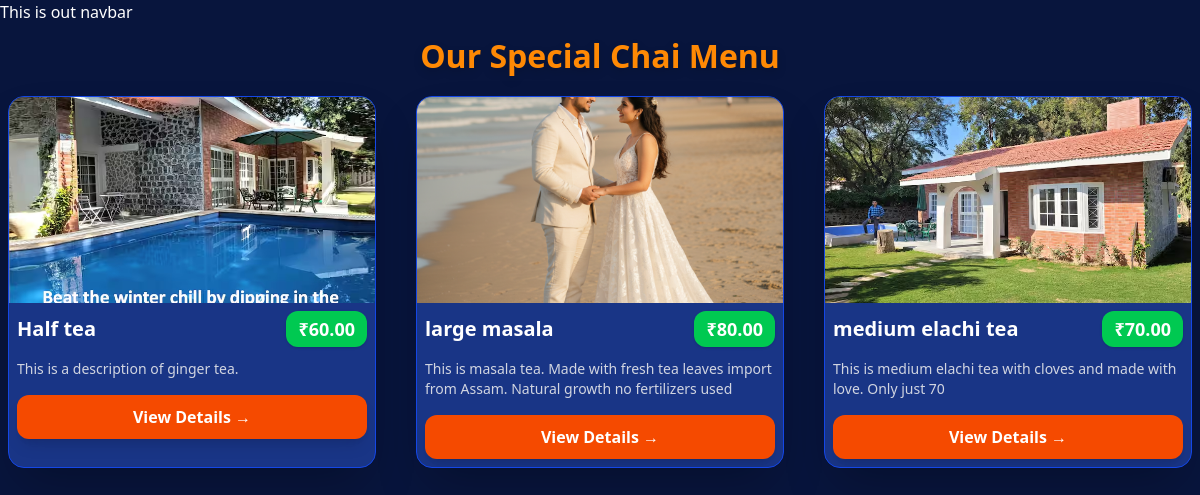
The app's page /chai/ with its own data.
### chai/models.py (models this page shows, shortened)
class ChaiVarity(models.Model):
    CHAI_TYPE_CHOICE = [
        ('ML', 'MASALA'),
        ('GR', 'GINGER'),
        ('KL', 'KIWI'),
        ('PL', 'PLAIN'),
        ('EL', 'ELACHI'),
    ]
    name = models.CharField(max_length=100)
    image = models.ImageField(upload_to='chais/')
    date_added = models.DateTimeField(default=timezone.now)
    type = models.CharField(max_length=2, choices=CHAI_TYPE_CHOICE)
    description = models.TextField(default="")
    price = models.DecimalField(max_digits=5, decimal_places=2, default=0)

### chai/views.py (the view)
# urls.py: path('', views.all_chai, name='all_chai'),
def all_chai(request):
    chais = ChaiVarity.objects.all()
    return render(request, 'chai/all_chai.html', {'chais': chais})

### chai/templates/chai/all_chai.html (shortened to what this page needs)
{% extends "layout.html" %}
{% block content %}
<h1 class="text-5xl font-extrabold text-center m-4 text-orange-400 drop-shadow-lg">
    Our Special Chai Menu
</h1>
<div class="max-w-7xl mx-auto grid grid-cols-1 sm:grid-cols-2 lg:grid-cols-3 gap-10 p-2">
    {% for chai in chais %}
    <div class="bg-blue-900/90 backdrop-blur-lg rounded-2xl shadow-2xl border border-blue-700
                hover:scale-105 hover:shadow-orange-500/30
                transition-all duration-300 overflow-hidden">
        <img class="w-full aspect-video object-cover" src="{{ chai.image.url }}" alt="{{ chai.name }}">
        <div class="p-2">
            <div class="flex justify-between items-center mb-3">
                <h3 class="text-xl font-bold text-white">{{ chai.name }}</h3>
                <span class="text-lg font-bold bg-green-500 text-white px-3 py-1 rounded-xl shadow">
                    ₹{{ chai.price }}
                </span>
            </div>
            <p class="text-gray-200 text-sm opacity-90 mb-4 line-clamp-2">
                {{ chai.description }}
            </p>
            <a href="{% url 'chai_detail' chai.id %}">
                <button
                class="w-full bg-orange-600 hover:bg-orange-700 text-white font-semibold py-2.5 rounded-xl shadow-lg transition">
                    View Details →
                </button>
            </a>
        </div>
    </div>
    {% endfor %}
</div>
{% endblock %}

### static/style.css (style rules this page uses)
body { background-color: #08153d; color: #ffffff; }
h1 { text-align: center; font-size: 2em; }

### records on screen
ChaiVarity: image (picture), name "Half tea", price "60.00", description "This is a description of ginger tea."
ChaiVarity: image (picture), name "large masala", price "80.00", description "This is masala tea. Made with fresh tea leaves import from Assam. Natural growth no fertilizers used"
ChaiVarity: image (picture), name "medium elachi tea", price "70.00", description "This is medium elachi tea with cloves and made with love. Only just 70"
